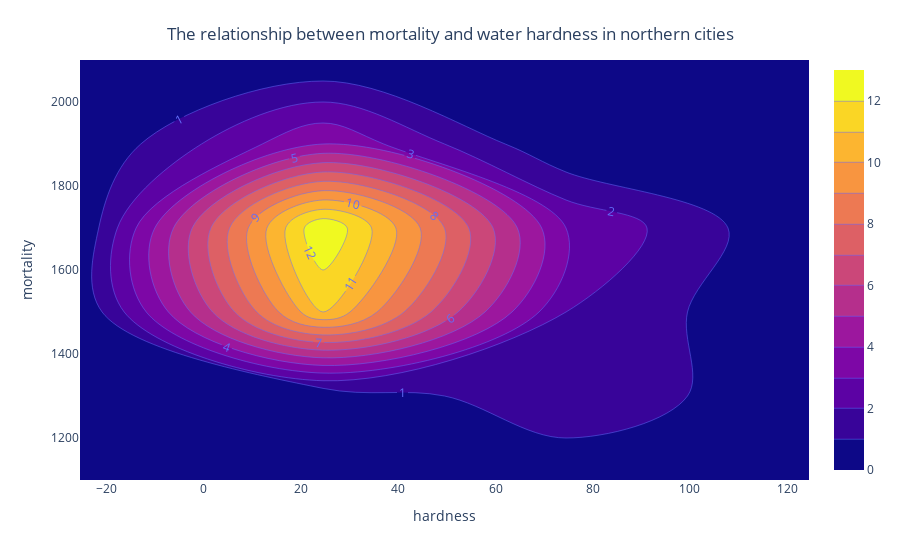

Notebook cell for this chart:
### Code cell
fig = go.Figure(go.Histogram2dcontour(x = df_north['hardness'], y = df_north['mortality'], 
                                      colorscale = 'Plasma'))
fig = px.density_contour(df_north, x='hardness', y='mortality')
fig.update_traces(contours_coloring='fill', contours_showlabels = True)
fig.update_layout(title={
    'text': 'The relationship between mortality and water hardness in northern cities', 
    'y':0.95, 'x':0.5, 'xanchor': 'center', 'yanchor': 'top'})
fig.show()

### Figure 1 — Plotly figure (JSON) as saved in the notebook; plotly's stock layout.template omitted (floating-point values rounded to 4 significant figures)
{"data": [{"contours": {"coloring": "fill", "showlabels": true}, "hovertemplate": "hardness=%{x}<br>mortality=%{y}<br>count=%{z}<extra></extra>", "legendgroup": "", "line": {"color": "#636efa"}, "name": "", "showlegend": false, "type": "histogram2dcontour", "x": [17, 14, 18, 10, 15, 10, 12, 20, 39, 39, 44, 94, 8, 9, 91, 16, 15, 8, 26, 44, 27, 6, 6, 13, 14, 49, 8, 14, 75, 71, 13, 57, 71, 20, 71], "xaxis": "x", "xbingroup": "x", "y": [1668, 1800, 1609, 1558, 1807, 1637, 1755, 1491, 1555, 1428, 1723, 1379, 1742, 1574, 1569, 1591, 1772, 1828, 1704, 1702, 1427, 1724, 1696, 1711, 1444, 1591, 1987, 1495, 1587, 1713, 1557, 1640, 1709, 1625, 1378], "yaxis": "y", "ybingroup": "y"}], "layout": {"legend": {"tracegroupgap": 0}, "margin": {"t": 60}, "title": {"text": "The relationship between mortality and water hardness in northern cities", "x": 0.5, "xanchor": "center", "y": 0.95, "yanchor": "top"}, "xaxis": {"anchor": "y", "domain": [0, 1], "title": {"text": "hardness"}}, "yaxis": {"anchor": "x", "domain": [0, 1], "title": {"text": "mortality"}}}}
